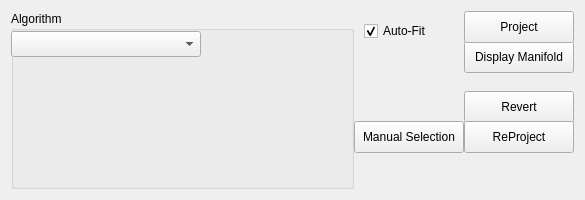
<?xml version="1.0" encoding="UTF-8"?>
<ui version="4.0">
 <class>optionsProjectWidget</class>
 <widget class="QWidget" name="optionsProjectWidget">
  <property name="geometry">
   <rect>
    <x>0</x>
    <y>0</y>
    <width>585</width>
    <height>200</height>
   </rect>
  </property>
  <property name="sizePolicy">
   <sizepolicy hsizetype="MinimumExpanding" vsizetype="MinimumExpanding">
    <horstretch>0</horstretch>
    <verstretch>0</verstretch>
   </sizepolicy>
  </property>
  <property name="windowTitle">
   <string>Classification</string>
  </property>
  <property name="autoFillBackground">
   <bool>false</bool>
  </property>
  <layout class="QHBoxLayout" name="horizontalLayout" stretch="1,0">
   <property name="spacing">
    <number>0</number>
   </property>
   <item>
    <widget class="QGroupBox" name="groupBox">
     <property name="title">
      <string>Algorithm</string>
     </property>
     <widget class="QComboBox" name="algoList">
      <property name="geometry">
       <rect>
        <x>0</x>
        <y>20</y>
        <width>190</width>
        <height>26</height>
       </rect>
      </property>
      <property name="font">
       <font>
        <pointsize>10</pointsize>
       </font>
      </property>
     </widget>
     <widget class="QWidget" name="algoWidget" native="true">
      <property name="geometry">
       <rect>
        <x>4</x>
        <y>47</y>
        <width>380</width>
        <height>141</height>
       </rect>
      </property>
     </widget>
    </widget>
   </item>
   <item>
    <widget class="QWidget" name="widget" native="true">
     <property name="minimumSize">
      <size>
       <width>220</width>
       <height>140</height>
      </size>
     </property>
     <widget class="QPushButton" name="manifoldButton">
      <property name="geometry">
       <rect>
        <x>110</x>
        <y>30</y>
        <width>110</width>
        <height>32</height>
       </rect>
      </property>
      <property name="font">
       <font>
        <pointsize>9</pointsize>
       </font>
      </property>
      <property name="toolTip">
       <string>&lt;html&gt;&lt;head/&gt;&lt;body&gt;&lt;p&gt;Learn projection and display learned manifold in source space.&lt;/p&gt;&lt;/body&gt;&lt;/html&gt;</string>
      </property>
      <property name="text">
       <string>Display Manifold</string>
      </property>
     </widget>
     <widget class="QPushButton" name="projectButton">
      <property name="geometry">
       <rect>
        <x>110</x>
        <y>0</y>
        <width>110</width>
        <height>32</height>
       </rect>
      </property>
      <property name="font">
       <font>
        <pointsize>9</pointsize>
       </font>
      </property>
      <property name="toolTip">
       <string>Project the current source data onto the </string>
      </property>
      <property name="text">
       <string>Project</string>
      </property>
     </widget>
     <widget class="QPushButton" name="manualTrainButton">
      <property name="geometry">
       <rect>
        <x>0</x>
        <y>110</y>
        <width>110</width>
        <height>32</height>
       </rect>
      </property>
      <property name="font">
       <font>
        <pointsize>9</pointsize>
       </font>
      </property>
      <property name="text">
       <string>Manual Selection</string>
      </property>
      <property name="checkable">
       <bool>true</bool>
      </property>
     </widget>
     <widget class="QCheckBox" name="fitCheck">
      <property name="geometry">
       <rect>
        <x>10</x>
        <y>10</y>
        <width>87</width>
        <height>20</height>
       </rect>
      </property>
      <property name="font">
       <font>
        <pointsize>9</pointsize>
       </font>
      </property>
      <property name="toolTip">
       <string>Fit window to data after Projecting or Reverting the data</string>
      </property>
      <property name="text">
       <string>Auto-Fit</string>
      </property>
      <property name="checked">
       <bool>true</bool>
      </property>
     </widget>
     <widget class="QPushButton" name="revertButton">
      <property name="geometry">
       <rect>
        <x>110</x>
        <y>80</y>
        <width>110</width>
        <height>32</height>
       </rect>
      </property>
      <property name="font">
       <font>
        <pointsize>9</pointsize>
       </font>
      </property>
      <property name="toolTip">
       <string>Restore source data (erases projection)</string>
      </property>
      <property name="text">
       <string>Revert</string>
      </property>
     </widget>
     <widget class="QPushButton" name="reprojectButton">
      <property name="geometry">
       <rect>
        <x>110</x>
        <y>110</y>
        <width>110</width>
        <height>32</height>
       </rect>
      </property>
      <property name="font">
       <font>
        <pointsize>9</pointsize>
       </font>
      </property>
      <property name="toolTip">
       <string>Reproject already projected data</string>
      </property>
      <property name="text">
       <string>ReProject</string>
      </property>
     </widget>
    </widget>
   </item>
  </layout>
 </widget>
 <resources/>
 <connections/>
</ui>
